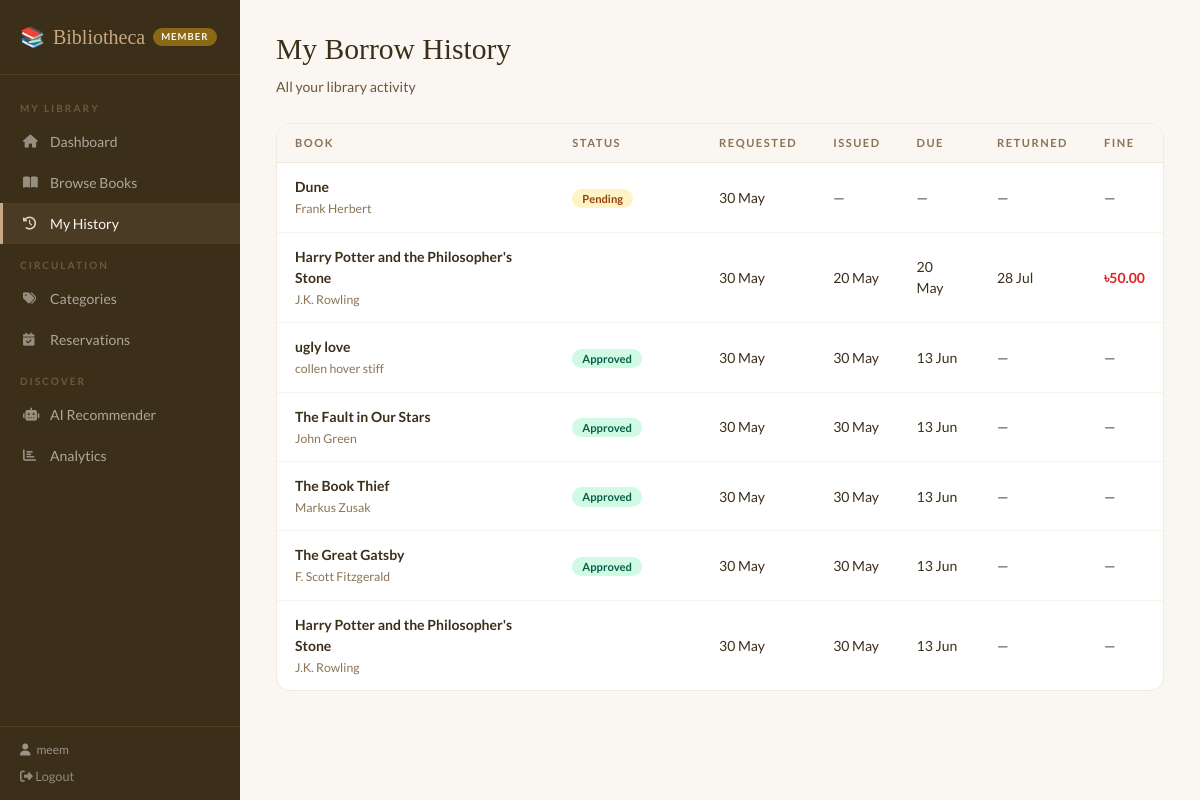
Page /my-history/ (signed in) on the committed database.
### library/models.py (models this page shows, shortened)
class BorrowRecord(models.Model):
    STATUS_CHOICES = [
        ('pending', 'Pending'),
        ('approved', 'Approved'),
        ('return_requested', 'Return Requested'),
        ('returned', 'Returned'),
        ('rejected', 'Rejected'),
    ]
    member = models.ForeignKey(Member, on_delete=models.CASCADE, related_name='borrow_records')
    book = models.ForeignKey(Book, on_delete=models.CASCADE, related_name='borrow_records')
    status = models.CharField(max_length=20, choices=STATUS_CHOICES, default='pending')
    request_date = models.DateTimeField(auto_now_add=True)
    issue_date = models.DateField(null=True, blank=True)
    due_date = models.DateField(null=True, blank=True)
    return_date = models.DateField(null=True, blank=True)
    fine = models.DecimalField(max_digits=8, decimal_places=2, default=0)

class Book(models.Model):
    title = models.CharField(max_length=200)
    author = models.CharField(max_length=200, blank=True)
    category = models.ForeignKey(Category, on_delete=models.SET_NULL, null=True, blank=True, related_name='books')
    isbn = models.CharField(max_length=20, blank=True)
    total_copies = models.IntegerField(default=1)
    available_copies = models.IntegerField(default=1)
    description = models.TextField(blank=True)
    added_date = models.DateField(auto_now_add=True)

### library/views.py (the view)
# urls.py: path('my-history/', views.member_history, name='member_history'),
@login_required
def member_history(request):
    member = get_member(request.user)
    if not member: return redirect('landing')
    records = BorrowRecord.objects.filter(member=member).select_related('book').order_by('-request_date')
    return render(request, 'library/member_history.html', {'records': records, 'member': member})

### library/views.py (called while the page is built)
def get_member(user):
    try:
        return user.member_profile
    except:
        return None

### templates/library/member_history.html (shortened to what this page needs)
{% extends 'library/base.html' %}
{% block content %}
<div class="page-header"><h1>My Borrow History</h1><p>All your library activity</p></div>
<div class="card">
    <div class="table-responsive">
        <table>
            <thead><tr><th>Book</th><th>Status</th><th>Requested</th><th>Issued</th><th>Due</th><th>Returned</th><th>Fine</th></tr></thead>
            <tbody>
            {% for r in records %}
            <tr>
                <td><strong>{{ r.book.title }}</strong><br><small style="color:#8B7355;">{{ r.book.author }}</small></td>
                <td><span class="badge badge-{{ r.status }}">{{ r.get_status_display }}</span></td>
                <td>{{ r.request_date|date:"d M" }}</td>
                <td>{{ r.issue_date|date:"d M"|default:"—" }}</td>
                <td>{{ r.due_date|date:"d M"|default:"—" }}</td>
                <td>{{ r.return_date|date:"d M"|default:"—" }}</td>
                <td>{% if r.fine > 0 %}<strong style="color:#dc2626;">৳{{ r.fine }}</strong>{% else %}—{% endif %}</td>
            </tr>
            {% empty %}
            <tr><td colspan="7" style="text-align:center;color:#8B7355;padding:30px;">No history yet. <a href="{% url 'member_books' %}" style="color:var(--brown);font-weight:700;">Browse books →</a></td></tr>
            {% endfor %}
            </tbody>
        </table>
    </div>
</div>
{% endblock %}

### templates/library/base.html (shortened to what this page needs)
<!DOCTYPE html>
<html lang="en">
<head>
    <link href="https://cdn.jsdelivr.net/npm/bootstrap@5.3.2/dist/css/bootstrap.min.css" rel="stylesheet">
    <link href="https://cdnjs.cloudflare.com/ajax/libs/font-awesome/6.4.0/css/all.min.css" rel="stylesheet">
</head>
<body>
<div class="sidebar">
    <div class="sidebar-brand">
        <a href="{% if request.user.is_staff %}{% url 'admin_dashboard' %}{% else %}{% url 'member_dashboard' %}{% endif %}">
            <span>📚</span> Bibliotheca
            {% if request.user.is_staff %}<span class="sidebar-badge">Admin</span>
            {% else %}<span class="sidebar-badge">Member</span>{% endif %}
        </a>
    </div>
    <nav class="sidebar-nav">
        {% if request.user.is_staff %}
        <div class="nav-sec">Overview</div>
        <a href="{% url 'admin_dashboard' %}" {% if request.resolver_match.url_name == 'admin_dashboard' %}class="active"{% endif %}><i class="fas fa-tachometer-alt"></i> Dashboard</a>
        <div class="nav-sec">Library</div>
        <a href="{% url 'book_list' %}" {% if 'book' in request.resolver_match.url_name %}class="active"{% endif %}><i class="fas fa-book"></i> Books</a>
        <a href="{% url 'category_list' %}" {% if request.resolver_match.url_name == 'category_list' %}class="active"{% endif %}><i class="fas fa-tags"></i> Categories</a>
        <div class="nav-sec">People</div>
        <a href="{% url 'member_list' %}" {% if request.resolver_match.url_name == 'member_list' %}class="active"{% endif %}><i class="fas fa-users"></i> Members</a>
        <div class="nav-sec">Tools</div>
        <a href="{% url 'ai_recommender' %}" {% if request.resolver_match.url_name == 'ai_recommender' %}class="active"{% endif %}><i class="fas fa-robot"></i> AI Recommender</a>
        <a href="{% url 'analytics' %}" {% if request.resolver_match.url_name == 'analytics' %}class="active"{% endif %}><i class="fas fa-chart-bar"></i> Analytics</a>
        <div class="nav-sec">System</div>
        <a href="/admin" target="_blank"><i class="fas fa-cog"></i> Django Admin Panel</a>
        {% else %}
        <div class="nav-sec">My Library</div>
        <a href="{% url 'member_dashboard' %}" {% if request.resolver_match.url_name == 'member_dashboard' %}class="active"{% endif %}><i class="fas fa-home"></i> Dashboard</a>
        <a href="{% url 'member_books' %}" {% if request.resolver_match.url_name == 'member_books' %}class="active"{% endif %}><i class="fas fa-book-open"></i> Browse Books</a>
        <a href="{% url 'member_history' %}" {% if request.resolver_match.url_name == 'member_history' %}class="active"{% endif %}><i class="fas fa-history"></i> My History</a>
        <div class="nav-sec">Circulation</div>
        <a href="{% url 'member_category_list' %}" {% if request.resolver_match.url_name == 'member_category_list' %}class="active"{% endif %}><i class="fas fa-tags"></i> Categories</a>
        <a href="{% url 'member_reservations' %}" {% if request.resolver_match.url_name == 'member_reservations' %}class="active"{% endif %}><i class="fas fa-calendar-check"></i> Reservations</a>
        <div class="nav-sec">Discover</div>
        <a href="{% url 'ai_recommender' %}" {% if request.resolver_match.url_name == 'ai_recommender' %}class="active"{% endif %}><i class="fas fa-robot"></i> AI Recommender</a>
        <a href="{% url 'analytics' %}" {% if request.resolver_match.url_name == 'analytics' %}class="active"{% endif %}><i class="fas fa-chart-bar"></i> Analytics</a>
        {% endif %}
    </nav>
    <div class="sidebar-user">
        <span><i class="fas fa-user" style="margin-right:6px;"></i>{{ request.user.username }}</span>
        <a href="{% url 'logout' %}" style="color:rgba(250,247,242,0.45);text-decoration:none;font-size:0.8rem;transition:color 0.15s;" onmouseover="this.style.color='var(--cream)'" onmouseout="this.style.color='rgba(250,247,242,0.45)'">
            <i class="fas fa-sign-out-alt"></i> Logout
        </a>
    </div>
</div>
<div class="main-content">
    {% block content %}{% endblock %}
</div>
</body>
</html>

### templates/library/base.html (style rules this page uses)
:root { --cream:#FAF7F2;--cream-dark:#F0EAE0;--brown-light:#C8A882;--brown:#8B6914;--brown-dark:#5C4A1E;--brown-deep:#3B2F1A; }
* { margin:0;padding:0;box-sizing:border-box; }
body { font-family:'Lato',sans-serif;background:var(--cream);color:var(--brown-deep); }
.sidebar { width:240px;min-height:100vh;background:var(--brown-deep);position:fixed;left:0;top:0;display:flex;flex-direction:column;z-index:100; }
.sidebar-brand { padding:22px 20px;border-bottom:1px solid rgba(200,168,130,0.15); }
.sidebar-brand a { font-family:'Playfair Display',serif;color:var(--brown-light);font-size:1.25rem;text-decoration:none;display:flex;align-items:center;gap:8px; }
.sidebar-badge { font-size:0.6rem;background:var(--brown);color:var(--cream);padding:2px 8px;border-radius:20px;font-family:'Lato',sans-serif;font-weight:700;letter-spacing:1px;text-transform:uppercase; }
.sidebar-nav { padding:12px 0;flex:1; }
.nav-sec { padding:14px 20px 5px;font-size:0.63rem;font-weight:700;letter-spacing:2px;text-transform:uppercase;color:rgba(200,168,130,0.35); }
.sidebar-nav a { display:flex;align-items:center;gap:11px;padding:10px 20px;color:rgba(250,247,242,0.6);text-decoration:none;font-size:0.875rem;transition:all 0.15s;border-left:3px solid transparent; }
.sidebar-nav a:hover,.sidebar-nav a.active { color:var(--cream);background:rgba(200,168,130,0.1);border-left-color:var(--brown-light); }
.sidebar-nav a i { width:16px;font-size:0.82rem;opacity:0.8; }
.sidebar-user { padding:14px 20px;border-top:1px solid rgba(200,168,130,0.12);display:flex;flex-direction:column;gap:8px; }
.sidebar-user span { color:rgba(250,247,242,0.5);font-size:0.75rem; }
.main-content { margin-left:240px;min-height:100vh;padding:32px 36px; }
.page-header { margin-bottom:26px; }
.page-header h1 { font-family:'Playfair Display',serif;font-size:1.85rem;color:var(--brown-deep); }
.page-header p { color:#6B5740;font-size:0.88rem;margin-top:4px; }
.card { background:white;border:1px solid var(--cream-dark);border-radius:14px;overflow:hidden; }
table { width:100%;border-collapse:collapse; }
th { padding:11px 18px;text-align:left;font-size:0.7rem;font-weight:700;text-transform:uppercase;letter-spacing:1.5px;color:#8B7355;background:var(--cream);border-bottom:1px solid var(--cream-dark); }
td { padding:13px 18px;font-size:0.875rem;color:var(--brown-deep);border-bottom:1px solid rgba(240,234,224,0.5); }
tr:last-child td { border-bottom:none; }
.badge { padding:4px 10px;border-radius:20px;font-size:0.7rem;font-weight:700;display:inline-block; }
.badge-pending { background:#fef3c7;color:#92400e; }
.badge-approved { background:#d1fae5;color:#065f46; }

### rows in the picture
BorrowRecord: book "Dune", book.author "Frank Herbert", status "Pending", request_date "30 May", issue_date "—", due_date "—", return_date "—"
BorrowRecord: book "Harry Potter and the Philosopher's Stone", book.author "J.K. Rowling", request_date "30 May", issue_date "20 May", due_date "20 May", return_date "28 Jul", fine "50.00"
BorrowRecord: book "ugly love", book.author "collen hover stiff", status "Approved", request_date "30 May", issue_date "30 May", due_date "13 Jun", return_date "—"
BorrowRecord: book "The Fault in Our Stars", book.author "John Green", status "Approved", request_date "30 May", issue_date "30 May", due_date "13 Jun", return_date "—"
BorrowRecord: book "The Book Thief", book.author "Markus Zusak", status "Approved", request_date "30 May", issue_date "30 May", due_date "13 Jun", return_date "—"
BorrowRecord: book "The Great Gatsby", book.author "F. Scott Fitzgerald", status "Approved", request_date "30 May", issue_date "30 May", due_date "13 Jun", return_date "—"
BorrowRecord: book "Harry Potter and the Philosopher's Stone", book.author "J.K. Rowling", request_date "30 May", issue_date "30 May", due_date "13 Jun", return_date "—"

### other values in the picture
{{ request.user.username }} "meem"
